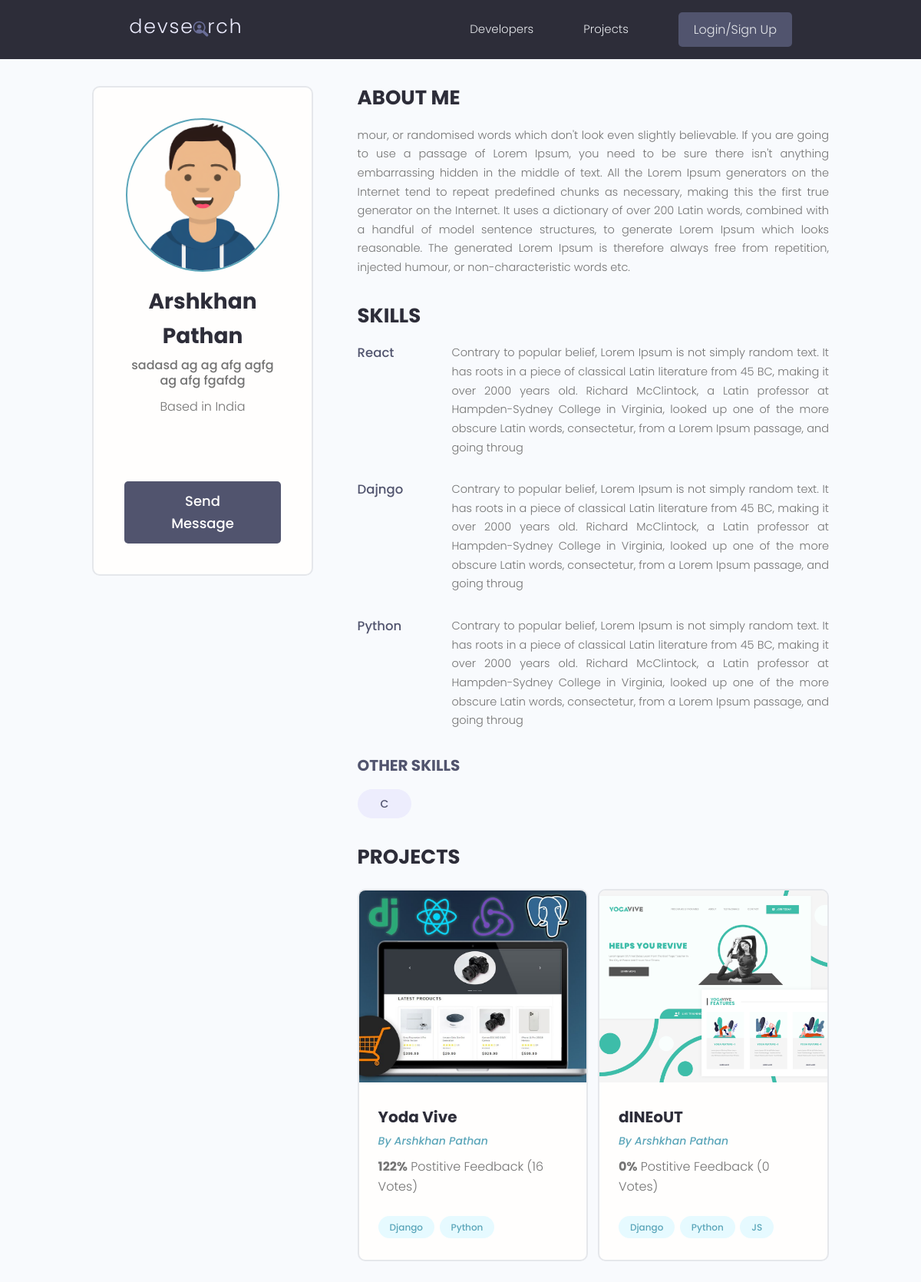
The app's page /profile/d83d06b6-b07c-4b0c-b454-da8c248f0622/ with its own data.
### users/models.py (models this page shows, shortened)
class Profile(models.Model):
    user = models.OneToOneField(
        User, on_delete=models.CASCADE, null=True, blank=True)
    name = models.CharField(max_length=200, blank=True, null=True)
    email = models.EmailField(max_length=500, blank=True, null=True)
    username = models.CharField(max_length=200, blank=True, null=True)
    location = models.CharField(max_length=200, blank=True, null=True)
    short_intro = models.CharField(max_length=200, blank=True, null=True)
    bio = models.TextField(blank=True, null=True)
    profile_image = models.ImageField(
        null=True, blank=True, upload_to='profiles/', default="profiles/user-default.png")
    social_github = models.CharField(max_length=200, blank=True, null=True)
    social_twitter = models.CharField(max_length=200, blank=True, null=True)
    social_linkedin = models.CharField(max_length=200, blank=True, null=True)
    social_youtube = models.CharField(max_length=200, blank=True, null=True)
    social_website = models.CharField(max_length=200, blank=True, null=True)
    created = models.DateTimeField(auto_now_add=True)
    id = models.UUIDField(default=uuid.uuid4, unique=True,
                          primary_key=True, editable=False)
    class Meta:
        ordering = ['created']
    @property
    def imageURL(self):
        try:
            url = self.profile_image.url
        except:
            url = ''
        return url

class Skill(models.Model):
    owner = models.ForeignKey(
        Profile, on_delete=models.CASCADE, null=True, blank=True)
    name = models.CharField(max_length=200, blank=True, null=True)
    description = models.TextField(null=True, blank=True)
    created = models.DateTimeField(auto_now_add=True)
    id = models.UUIDField(default=uuid.uuid4, unique=True,
                          primary_key=True, editable=False)
    def __str__(self):
        return str(self.name)

### projects/models.py (models this page shows, shortened)
class Project(models.Model):
    owner = models.ForeignKey(
        Profile, null=True, blank=True, on_delete=models.CASCADE)
    title = models.CharField(max_length=200)
    description = models.TextField(null=True, blank=True)
    featured_image = models.ImageField(
        null=True, blank=True, default="default.jpg")
    demo_link = models.CharField(max_length=2000, null=True, blank=True)
    source_link = models.CharField(max_length=2000, null=True, blank=True)
    tags = models.ManyToManyField('Tag', blank=True)
    vote_total = models.IntegerField(default=0, null=True, blank=True)
    vote_ratio = models.IntegerField(default=0, null=True, blank=True)
    created = models.DateTimeField(auto_now_add=True)
    id = models.UUIDField(default=uuid.uuid4, unique=True,
                          primary_key=True, editable=False)
    class Meta:
        ordering = ['-vote_ratio', '-vote_total', 'title']
    @property
    def imageURL(self):
        try:
            url = self.featured_image.url
        except:
            url = ''
        return url

class Tag(models.Model):
    name = models.CharField(max_length=200)
    created = models.DateTimeField(auto_now_add=True)
    id = models.UUIDField(default=uuid.uuid4, unique=True,
                          primary_key=True, editable=False)
    def __str__(self):
        return self.name

### users/views.py (the view)
# urls.py: path('profile/<str:pk>/', views.userProfile, name="user-profile"),
def userProfile(request, pk):
    profile = Profile.objects.get(id=pk)
    topSkills = profile.skill_set.exclude(description__exact="")
    otherSkills = profile.skill_set.filter(description="")
    context = {'profile': profile, 'topSkills': topSkills,
               "otherSkills": otherSkills}
    return render(request, 'users/user-profile.html', context)

### users/templates/users/user-profile.html (shortened to what this page needs)
{% extends 'main.html' %}
{% block content %}
<main class="profile my-md">
    <div class="container">
        <div class="layout">
            <div class="column column--1of3">
                <div class="card text-center">
                    <div class="card__body dev">
                        <img class="avatar avatar--xl" src="{{ profile.imageURL }}" />
                        <h2 class="dev__name">{{profile.name}}</h2>
                        <p class="dev__title">{{profile.short_intro}}</p>
                        <p class="dev__location">Based in {{profile.location}}</p>
                        <ul class="dev__social">
                        </ul>
                        {% if request.user.profile.id != profile.id %}
                        <a href="{% url 'create-message' profile.id %}" class="btn btn--sub btn--lg">Send Message </a>
                        {% endif %}
                    </div>
                </div>
            </div>
            <div class="column column--2of3">
                <div class="devInfo">
                    <h3 class="devInfo__title">About Me</h3>
                    <p class="devInfo__about">{{profile.bio}}</p>
                </div>
                <div class="devInfo">
                    <h3 class="devInfo__title">Skills</h3>
                    <div class="devInfo__skills">
                        {% for skill in topSkills %}
                        <div class="devSkill">
                            <h4 class="devSkill__title">{{skill.name}}</h4>
                            <p class="devSkill__info">{{skill.description}}</p>
                        </div>
                        {% endfor %}
                        <h3 class="devInfo__subtitle">Other Skills</h3>
                        <div class="devInfo__otherSkills">
                            {% for skill in otherSkills %}
                            <span class="tag tag--pill tag--sub tag--lg">
                                <small>{{skill}}</small>
                            </span>
                            {% endfor %}
                        </div>
                    </div>
                </div>
                <div class="devInfo">
                    <h3 class="devInfo__title">Projects</h3>
                    <div class="grid grid--two">
                        {% for project in profile.project_set.all %}
                        <div class="column">
                            <div class="card project">
                                <a href="{% url 'project' project.id %}" class="project">
                                    <img class="project__thumbnail" src="{{project.imageURL}}"
                                        alt="project thumbnail" />
                                    <div class="card__body">
                                        <h3 class="project__title">{{project.title}}</h3>
                                        <p><a class="project__author"
                                                href="{% url 'user-profile' project.owner.id %}">By
                                                {{project.owner.name}}</a>
                                        </p>
                                        <p class="project--rating">
                                            <span style="font-weight: bold;">{{project.vote_ratio}}%</span> Postitive
                                            Feedback ({{project.vote_total}} Vote{{project.vote_total|pluralize:"s"}})
                                        </p>
                                        <div class="project__tags">
                                            {% for tag in project.tags.all %}
                                            <span class="tag tag--pill tag--main">
                                                <small>{{tag}}</small>
                                            </span>
                                            {% endfor %}
                                        </div>
                                    </div>
                                </a>
                            </div>
                        </div>
                        {% endfor %}
                    </div>
                </div>
            </div>
        </div>
    </div>
</main>
{% endblock content %}

### static/styles/app.css (style rules this page uses)
:root { --color-sub: #2d2d39; }
.btn--sub { background-color: var(--color-sub-light); }
.card { border: 2px solid var(--color-light); }
img { width: 100%; }
.profile .card > .dev { padding: 4rem; }
.dev__name { color: var(--color-sub); font-size: 2.8rem; font-weight: 700; margin-top: 1rem; margin-bottom: 0.5rem; }
.dev__title { font-size: 1.6rem; font-weight: 500; line-height: 1.3; }
.dev__location { margin-top: 1rem; }
.dev__social { margin: 3rem 0; list-style: none; display: flex; justify-content: center; gap: 1.5rem; }
.devInfo { margin-bottom: 3rem; }
.devInfo__title, .devInfo__subtitle { font-size: 2.6rem; color: var(--color-sub); text-transform: uppercase; font-weight: 700; margin-bottom: 1.5rem; }
.devInfo__subtitle { font-size: 2rem; color: var(--color-sub-light); }
.devInfo__about, .devSkill__info { font-size: 1.45rem; line-height: 1.7; text-align: justify; }
.devSkill { margin-bottom: 3rem; }
.devSkill__title { font-size: 1.65rem; font-weight: 500; color: var(--color-sub-light); }
@media screen and (min-width: 700px) { .devSkill { display: flex; justify-content: space-between; gap: 3rem; } }
@media screen and (min-width: 700px) { .devSkill__info { flex-basis: 80%; } }
.project__author { font-size: 1.4rem; font-style: italic; }
.project--rating { margin-bottom: 1.6em; margin-top: .5em; }
.project__thumbnail { height: 25rem; object-fit: cover; object-position: top center; }
.project__title { font-size: 2rem; font-weight: 700; color: var(--color-sub); }

### static/uikit/styles/modules/_variables.css (style rules this page uses)
:root { --color-main: #5aa5b9; --color-main-light: #e6faff; --color-sub: #3f4156; --color-sub-light: #51546e; --color-sub-lighter: #ededfd; --color-text: #737373; --color-gray: #8b8b8b; --color-light: #e5e7eb; --color-light-gray: #767676; --color-bg: #f8fafd; --color-white: #fffefd; --color-white-light: #f3f3f3; --color-success: #359e64; --color-success-bg: #def8e8; --color-error: #fc4b0b; --color-error-bg: #fff2ee; --font-base: 'Poppins', arial, helvetica, 'Segoe UI', roboto, ubuntu, sans-serif; --font-monospace: 'Fira Code', 'Courier New', courier, monospace; --font-regular: 300; --font-medium: 500; --font-bold: 700; --generic-shadow: 1px 1px 5px #00000010; --generic-transition: all 0.3s ease-in-out; }

### static/uikit/styles/modules/_base.css (style rules this page uses)
* { margin: 0; padding: 0; box-sizing: border-box; text-rendering: optimizeLegibility; color: inherit; font-size: inherit; }
html { font-size: 50%; }
@media only screen and (min-width: 480px) { html { font-size: 56.25%; } }
@media only screen and (min-width: 1200px) { html { font-size: 62.5%; } }
body { line-height: 1.6; font-weight: 400; font-size: 1.5rem; color: var(--color-text); background-color: var(--color-bg); min-height: 100vh; }

### static/uikit/styles/modules/_typography.css (style rules this page uses)
* { font-family: var(--font-base); }
h2 { font-size: 3.6rem; font-weight: var(--font-bold); }
h3 { font-size: 3.2rem; font-weight: var(--font-medium); }
h4 { font-size: 2.8rem; font-weight: var(--font-medium); }
p, span, strong { font-size: 1.6rem; color: var(--color-text); font-weight: var(--font-regular); }
a { padding-bottom: 2px; text-decoration: none; display: inline-block; color: var(--color-main); font-weight: var(--font-medium); }

### static/uikit/styles/modules/_utilities.css (style rules this page uses)
.container { width: 92%; max-width: 165rem; margin: 0 auto; box-sizing: border-box; }
@media screen and (min-width: 1000px) { .container { width: 90%; } }
@media screen and (min-width: 1200px) { .container { width: 80%; } }
.text-center { text-align: center; }
.my-md { margin: 3rem auto; }

### static/uikit/styles/modules/_avatar.css (style rules this page uses)
.avatar { border-radius: 50%; border: 2px solid var(--color-main); object-fit: cover; }
.avatar--xl { height: 20rem; width: 20rem; }

### static/uikit/styles/modules/_button.css (style rules this page uses)
.btn { display: inline-block; position: relative; cursor: pointer; background-color: var(--color-light); font-weight: var(--font-medium); color: var(--color-sub); text-decoration: none; padding: 1rem 2rem; border-radius: 0.5rem; border: none; width: -webkit-fit-content; width: -moz-fit-content; width: fit-content; height: -webkit-fit-content; height: -moz-fit-content; height: fit-content; font-size: 1.6rem; outline-width: 0; outline-color: transparent; -webkit-backface-visibility: hidden; backface-visibility: hidden; transition: all 0.3s ease-in-out; }
.btn--sub { background-color: var(--color-sub); color: var(--color-white); }
.btn--lg { font-size: 1.8rem; padding: 1.2rem 4.5rem; }

### static/uikit/styles/modules/_card.css (style rules this page uses)
.card { border-radius: 1rem; background-color: var(--color-white); border: 1.5px solid var(--color-light); width: auto; height: auto; margin-top: 0.5rem; margin-bottom: 0.5rem; overflow: hidden; }
.card__body, .card__header { padding: 2rem 2.5rem; }

### records on screen
Profile: imageURL (picture), name "Arshkhan Pathan", short_intro "sadasd ag ag afg agfg ag afg fgafdg", location "India", bio "mour, or randomised words which don't look even slightly believable. If you are going to use a passage of Lorem Ipsum, you need to be sure there isn't anything embarrassing hidden in the middle of text. All the Lorem Ipsum generators on the Internet tend to repeat predefined chunks as necessary, making this the first true generator on the Internet. It uses a dictionary of over 200 Latin words, combined with a handful of model sentence structures, to generate Lorem Ipsum which looks reasonable. The generated Lorem Ipsum is therefore always free from repetition, injected humour, or non-characteristic words etc."
Skill: name "React", description "Contrary to popular belief, Lorem Ipsum is not simply random text. It has roots in a piece of classical Latin literature from 45 BC, making it over 2000 years old. Richard McClintock, a Latin professor at Hampden-Sydney College in Virginia, looked up one of the more obscure Latin words, consectetur, from a Lorem Ipsum passage, and going throug"
Skill: name "Dajngo", description "Contrary to popular belief, Lorem Ipsum is not simply random text. It has roots in a piece of classical Latin literature from 45 BC, making it over 2000 years old. Richard McClintock, a Latin professor at Hampden-Sydney College in Virginia, looked up one of the more obscure Latin words, consectetur, from a Lorem Ipsum passage, and going throug"
Skill: name "Python", description "Contrary to popular belief, Lorem Ipsum is not simply random text. It has roots in a piece of classical Latin literature from 45 BC, making it over 2000 years old. Richard McClintock, a Latin professor at Hampden-Sydney College in Virginia, looked up one of the more obscure Latin words, consectetur, from a Lorem Ipsum passage, and going throug"
Skill: name "C"
Project: imageURL (picture), title "Yoda Vive", owner.name "Arshkhan Pathan", vote_ratio "122", vote_total "16"
Tag: name "Django"
Tag: name "Python"
Project: imageURL (picture), title "dINEoUT", owner.name "Arshkhan Pathan", vote_ratio "0", vote_total "0"
Tag: name "JS"
